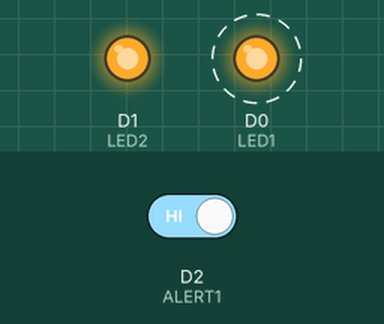
Recording of a sketch running on a simulated ESP8266 (NodeMCU). On the bench: output pins drawn as LEDs (lit = HIGH). Dashed ring = blinking. Inputs (shaded band) come from the test bench; at power-on: D2 (ALERT1) HIGH.

Above: at 4.8 s.
4.9 s: D2 (ALERT1) driven LOW
At 6.8 s:
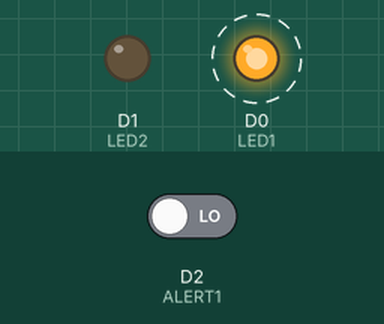
10.9 s: D2 (ALERT1) driven HIGH
At 13.8 s:
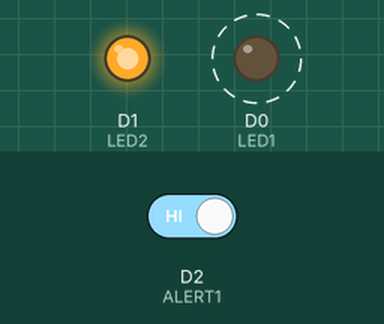
Timing chart, 0 to 22.9 s (numbered marks = the images above; inputs shaded):
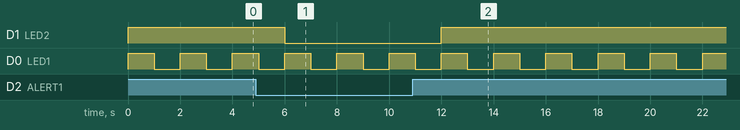

Measured:
- after the input at 4.9 s, D1 (LED2): HIGH → LOW after 1.1 s
- after the input at 10.9 s, D1 (LED2): LOW → HIGH after 1.1 s
- by itself, D0 (LED1): alternates HIGH for 1.0 s and LOW for 1.0 s

The sketch:

ESP.ino
```cpp
#define LED1 D0             // Led in NodeMCU at pin GPIO16 (D0).
#define LED2 D1
#define ALERT1 D2
#define ALERT2 D3

void setup() {
  pinMode(LED1, OUTPUT);    // LED pin as output.
  pinMode(LED2, OUTPUT);    // LED pin as output.
  pinMode(ALERT1, INPUT);
  pinMode(ALERT2, INPUT);
}

void loop() {
  if (digitalRead(ALERT1) == LOW)
    digitalWrite(LED2, LOW);
  else
    digitalWrite(LED2,HIGH);

  digitalWrite(LED1, HIGH);
  //digitalWrite(LED2, LOW);
  delay(1000);

  digitalWrite(LED1, LOW);
  //digitalWrite(LED2, HIGH);
  delay(1000);
}
```
